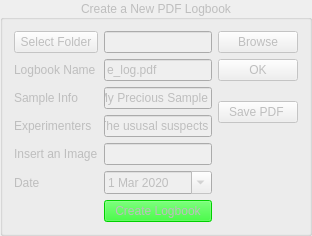
         <widget class="QGroupBox" name="groupBox_3">
          <property name="enabled">
           <bool>false</bool>
          </property>
          <property name="layoutDirection">
           <enum>Qt::LeftToRight</enum>
          </property>
          <property name="styleSheet">
           <string notr="true">
font: 12pt &quot;MS Shell Dlg 2&quot;;</string>
          </property>
          <property name="title">
           <string>Create a New PDF Logbook</string>
          </property>
          <property name="alignment">
           <set>Qt::AlignCenter</set>
          </property>
          <layout class="QGridLayout" name="gridLayout">
           <item row="2" column="1">
            <widget class="QLineEdit" name="le_elog_sample">
             <property name="text">
              <string>My Precious Sample</string>
             </property>
            </widget>
           </item>
           <item row="2" column="0">
            <widget class="QLabel" name="label_12">
             <property name="text">
              <string>Sample Info</string>
             </property>
            </widget>
           </item>
           <item row="2" column="2" rowspan="2">
            <widget class="QPushButton" name="pb_save_pdf">
             <property name="toolTip">
              <string>Force save pdf </string>
             </property>
             <property name="text">
              <string>Save PDF </string>
             </property>
            </widget>
           </item>
           <item row="3" column="0">
            <widget class="QLabel" name="label_10">
             <property name="text">
              <string>Experimenters</string>
             </property>
            </widget>
           </item>
           <item row="3" column="1">
            <widget class="QLineEdit" name="le_elog_experimenters">
             <property name="text">
              <string>The ususal suspects</string>
             </property>
            </widget>
           </item>
           <item row="1" column="2">
            <widget class="QPushButton" name="pb_date_ok">
             <property name="toolTip">
              <string>Confirm Date</string>
             </property>
             <property name="whatsThis">
              <string/>
             </property>
             <property name="text">
              <string>OK</string>
             </property>
            </widget>
           </item>
           <item row="1" column="1">
            <widget class="QLineEdit" name="le_elog_name">
             <property name="text">
              <string>e_log.pdf</string>
             </property>
            </widget>
           </item>
           <item row="0" column="1">
            <widget class="QLineEdit" name="le_folder_log"/>
           </item>
           <item row="0" column="2">
            <widget class="QPushButton" name="pb_pdf_image">
             <property name="text">
              <string>Browse</string>
             </property>
            </widget>
           </item>
           <item row="1" column="0">
            <widget class="QLabel" name="label_11">
             <property name="text">
              <string>Logbook Name</string>
             </property>
            </widget>
           </item>
           <item row="0" column="0">
            <widget class="QPushButton" name="pb_folder_log">
             <property name="text">
              <string>Select Folder</string>
             </property>
            </widget>
           </item>
           <item row="4" column="1">
            <widget class="QLineEdit" name="le_elog_image"/>
           </item>
           <item row="5" column="0">
            <widget class="QLabel" name="label_13">
             <property name="text">
              <string>Date</string>
             </property>
            </widget>
           </item>
           <item row="4" column="0">
            <widget class="QLabel" name="label_16">
             <property name="text">
              <string>Insert an Image</string>
             </property>
            </widget>
           </item>
           <item row="5" column="1">
            <widget class="QDateEdit" name="dateEdit_elog">
             <property name="buttonSymbols">
              <enum>QAbstractSpinBox::UpDownArrows</enum>
             </property>
             <property name="showGroupSeparator" stdset="0">
              <bool>true</bool>
             </property>
             <property name="dateTime">
              <datetime>
               <hour>12</hour>
               <minute>0</minute>
               <second>0</second>
               <year>2020</year>
               <month>3</month>
               <day>1</day>
              </datetime>
             </property>
             <property name="time">
              <time>
               <hour>12</hour>
               <minute>0</minute>
               <second>0</second>
              </time>
             </property>
             <property name="minimumDate">
              <date>
               <year>1752</year>
               <month>12</month>
               <day>14</day>
              </date>
             </property>
             <property name="currentSection">
              <enum>QDateTimeEdit::MonthSection</enum>
             </property>
             <property name="calendarPopup">
              <bool>true</bool>
             </property>
             <property name="currentSectionIndex">
              <number>0</number>
             </property>
            </widget>
           </item>
           <item row="6" column="1">
            <widget class="QPushButton" name="pb_createpdf">
             <property name="styleSheet">
              <string notr="true">background-color: rgb(0, 255, 0);</string>
             </property>
             <property name="text">
              <string>Create Logbook</string>
             </property>
            </widget>
           </item>
          </layout>
         </widget>
